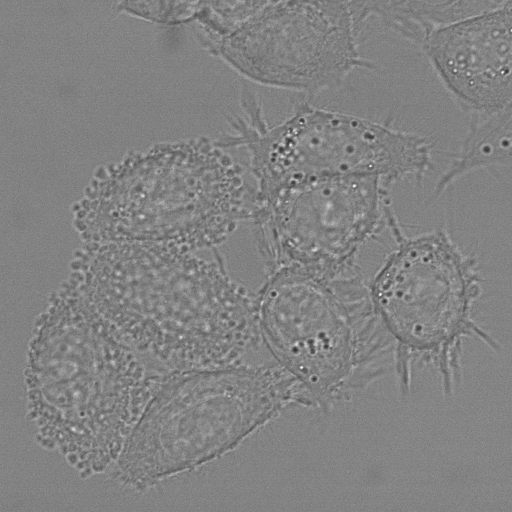
#> input picture hela_dataset-train-01/t000.tif, 512 x 512 px, given in place of t020.tif, which was not available
$ jupyter execute deneme2.ipynb   (older library calls are emulated)
#> lines starting #> are read from the running program, lines starting #| are printed output that depends on the picture; after the words box and inside, x2 and y2 are one past the last pixel; in counts of white or black regions, pixels touching at a corner belong together; pictures that were not available may be replaced by others from this repository, and a replacement may not be noted
[cell 1]
import os
import cv2
import numpy as np
import matplotlib.pyplot as plt

[cell 2]
# Dataset paths
BASE_DIR = "DIC-C2DH-HeLa"
SEQ = "01"

IMG_DIR = os.path.join(BASE_DIR, SEQ)

[cell 3]
def show(img, title=None, cmap="gray"):
    plt.figure(figsize=(5,5))
    plt.imshow(img, cmap=cmap)
    if title:
        plt.title(title)
    plt.axis("off")
    plt.show()

[cell 4]
# pick a frame that exists
t = 20
img_path = os.path.join(IMG_DIR, f"t{t:03d}.tif")

img = cv2.imread(img_path, cv2.IMREAD_GRAYSCALE)
#> img is the input picture: shape (512, 512); min 47, max 255, mean 130
assert img is not None, "Image not loaded!"

show(img, title="Original image")

[cell 5]
import cv2
import numpy as np

img_path = "DIC-C2DH-HeLa/01/t060.tif"
original_gray = cv2.imread(img_path, cv2.IMREAD_GRAYSCALE)
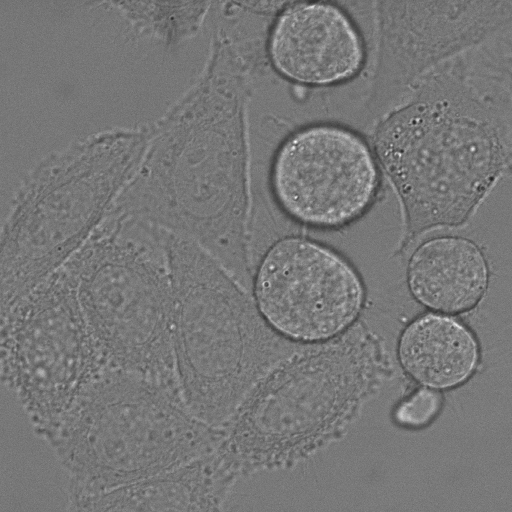
#> input picture hela_dataset-train-01/t060.tif, 512 x 512 px, found by its file name
#> original_gray is the input picture: shape (512, 512); min 34, max 255, mean 119.2

assert original_gray is not None, "Image not loaded!"

[cell 6]
# Gaussian smoothing
blur = cv2.GaussianBlur(img, (5,5), 0)

# Normalize intensity
blur_norm = cv2.normalize(blur, None, 0, 255, cv2.NORM_MINMAX)

show(blur_norm, title="Preprocessed image")

[cell 7]
kernel = cv2.getStructuringElement(cv2.MORPH_ELLIPSE, (25,25))
background = cv2.morphologyEx(blur_norm, cv2.MORPH_OPEN, kernel)
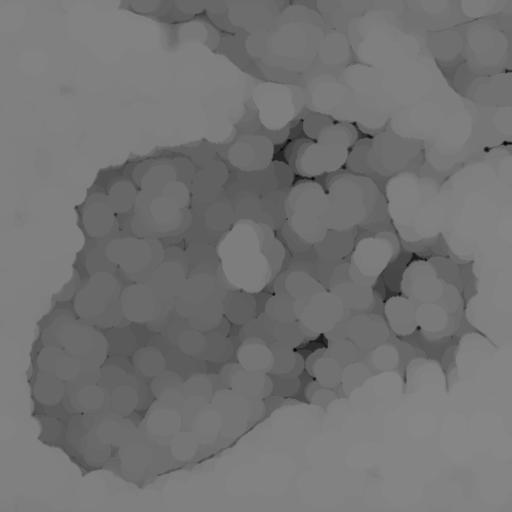
#> background: shape (512, 512); min 0, max 134, mean 115.2

show(background, title="Estimated background")

[cell 8]
foreground = cv2.subtract(blur_norm, background)
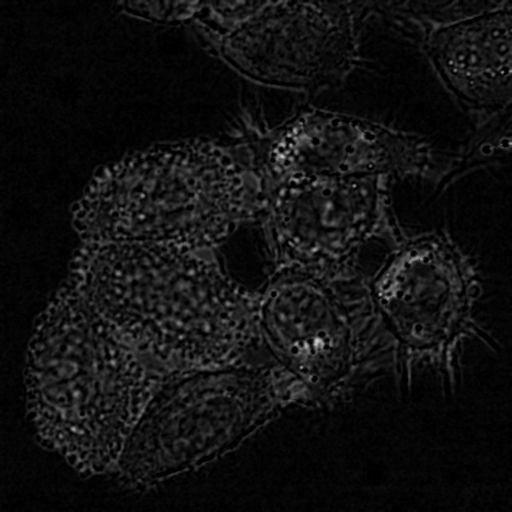
#> foreground: shape (512, 512); min 0, max 203, mean 17.1
show(foreground, title="Foreground (cells enhanced)")

[cell 9]
_, cell_mask = cv2.threshold(
    foreground,
    0,
    1,
    cv2.THRESH_BINARY + cv2.THRESH_OTSU
)
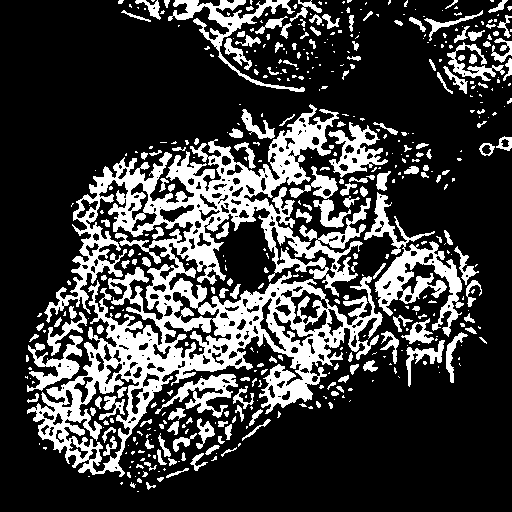
#> cell_mask: shape (512, 512); values 0 (black) and 1 (white), 24.5% white; 478 white regions (299 under 20 px), largest, box (x1, y1, x2, y2) and area: (27, 104, 383, 477) 38074, (364, 192, 464, 337) 3863, (168, 0, 305, 92) 2063

show(cell_mask, title="Binary cell mask (cells=1, bg=0)")

[cell 10]
kernel = cv2.getStructuringElement(cv2.MORPH_ELLIPSE, (3,3))
cell_mask_clean = cv2.morphologyEx(cell_mask, cv2.MORPH_OPEN, kernel)
#> cell_mask_clean: shape (512, 512); values 0 (black) and 1 (white), 23.2% white; 438 white regions (213 under 20 px), largest, box (x1, y1, x2, y2) and area: (78, 104, 383, 477) 28697, (27, 376, 102, 468) 2406, (375, 241, 464, 336) 2347
cell_mask_clean = cv2.morphologyEx(cell_mask_clean, cv2.MORPH_CLOSE, kernel)
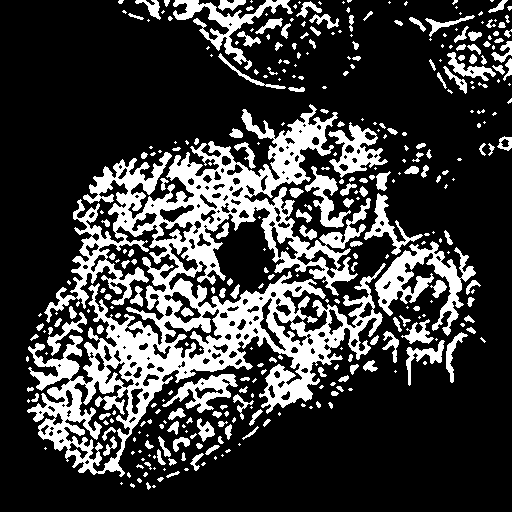
#> cell_mask_clean: shape (512, 512); values 0 (black) and 1 (white), 23.9% white; 356 white regions (185 under 20 px), largest, box (x1, y1, x2, y2) and area: (27, 104, 386, 477) 39917, (375, 241, 476, 336) 3088, (173, 0, 293, 70) 1807
cell_mask_inv = 1 - cell_mask_clean
show(cell_mask_inv,title="Cleaned cell mask")

[cell 11]
import numpy as np
import cv2

def circle_hough_transform(edges, gray, min_r, max_r, vote_thresh):
    h, w = edges.shape

    # Gradient from original grayscale image (IMPORTANT)
    gx = cv2.Sobel(gray, cv2.CV_64F, 1, 0, ksize=3)
    gy = cv2.Sobel(gray, cv2.CV_64F, 0, 1, ksize=3)
    theta = np.arctan2(gy, gx)

    circles = []
    edge_points = np.argwhere(edges > 0)

    for r in range(min_r, max_r + 1):
        acc = np.zeros((h, w), dtype=np.uint16)

        for (y, x) in edge_points:
            angle = theta[y, x]

            a = int(x - r * np.cos(angle))
            b = int(y - r * np.sin(angle))

            if 0 <= a < w and 0 <= b < h:
                acc[b, a] += 1

        ys, xs = np.where(acc >= vote_thresh)
        for cy, cx in zip(ys, xs):
            circles.append((cx, cy, r, acc[cy, cx]))

    return circles

[cell 12]
mask_u8 = (cell_mask_inv * 255).astype(np.uint8)

edges = cv2.Canny(mask_u8, 50, 150)
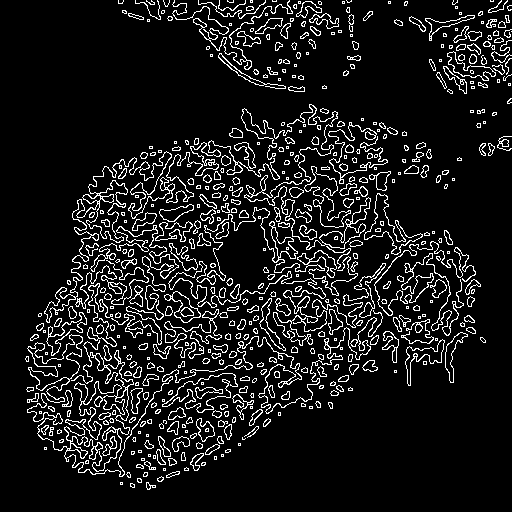
#> edges: shape (512, 512); 10.2% white in thin lines or dots
show(edges, title="Edges from inverted mask")

circles = circle_hough_transform(
    edges=edges,
    gray=original_gray,   # <-- THIS MUST EXIST
    min_r=5,
    max_r=50,
    vote_thresh=15
)
#> in circle_hough_transform, `gx = cv2.Sobel(gray, cv2.CV_64F, 1, 0, ksize=3)`:
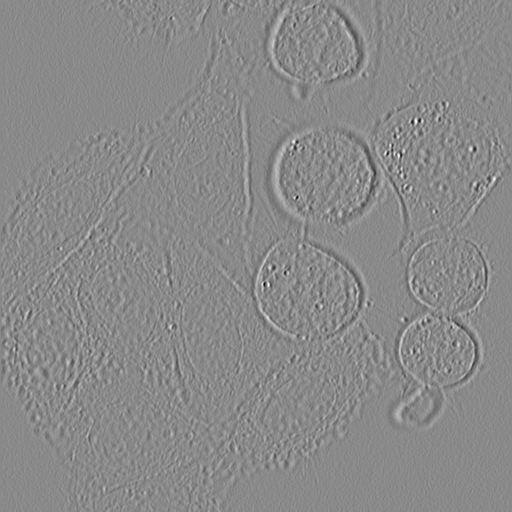
#> gx: shape (512, 512) float64; min -479, max 408, mean 0; drawn with min black and max white
#> in circle_hough_transform, `gy = cv2.Sobel(gray, cv2.CV_64F, 0, 1, ksize=3)`:
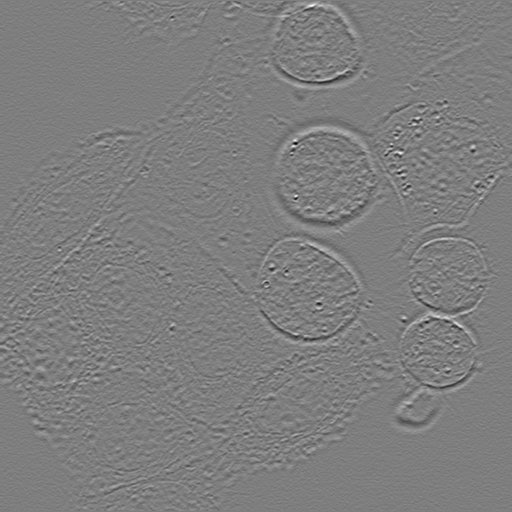
#> gy: shape (512, 512) float64; min -466, max 474, mean 0.2; drawn with min black and max white
#> in circle_hough_transform, `theta = np.arctan2(gy, gx)`:
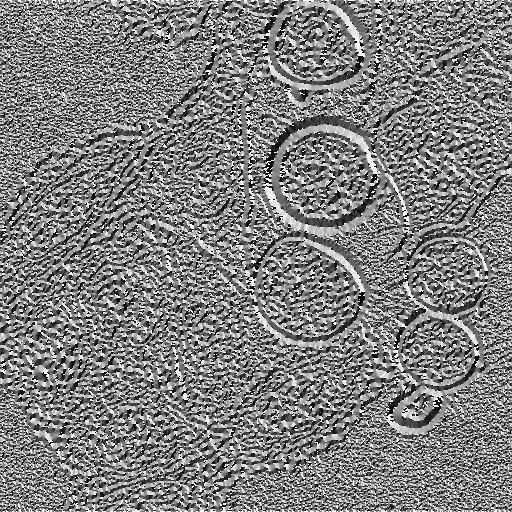
#> theta: shape (512, 512) float64; min -3.14, max 3.14, mean 0.00833; drawn with min black and max white
#> in circle_hough_transform, `edge_points = np.argwhere(edges > 0)`: edge_points = 26717 pairs, first value 0 to 489, second value 25 to 511
#> after the loop in circle_hough_transform, `for r in range(min_r, max_r + 1):`:
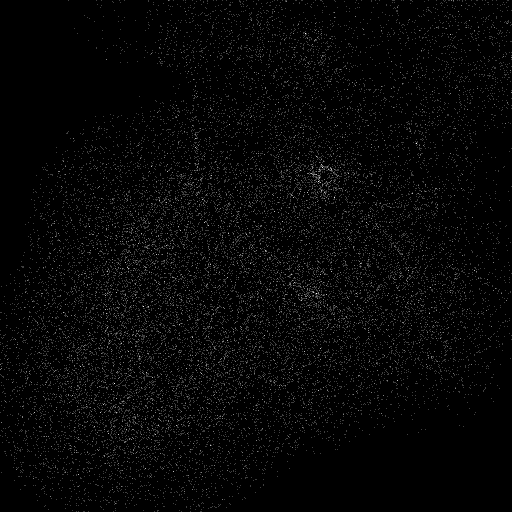
#> acc: shape (512, 512) uint16; min 0, max 4, mean 0.0968; drawn with min black and max white
#> after the loop in circle_hough_transform, `for r in range(min_r, max_r + 1):`: circles = []
#> circles = []

print("Detected circles:", len(circles))
#| Detected circles: 0
vis = cv2.cvtColor(mask_u8, cv2.COLOR_GRAY2BGR)

if len(circles) == 0:
    print("No circles detected.")
else:
    for (x, y, r, votes) in circles:
        cv2.circle(vis, (x, y), r, (0, 255, 0), 2)
        cv2.circle(vis, (x, y), 2, (0, 0, 255), -1)

show(vis, title="CHT detected circles")

[cell 13]
print("Number of detected circles:", len(circles))
#| Number of detected circles: 0
